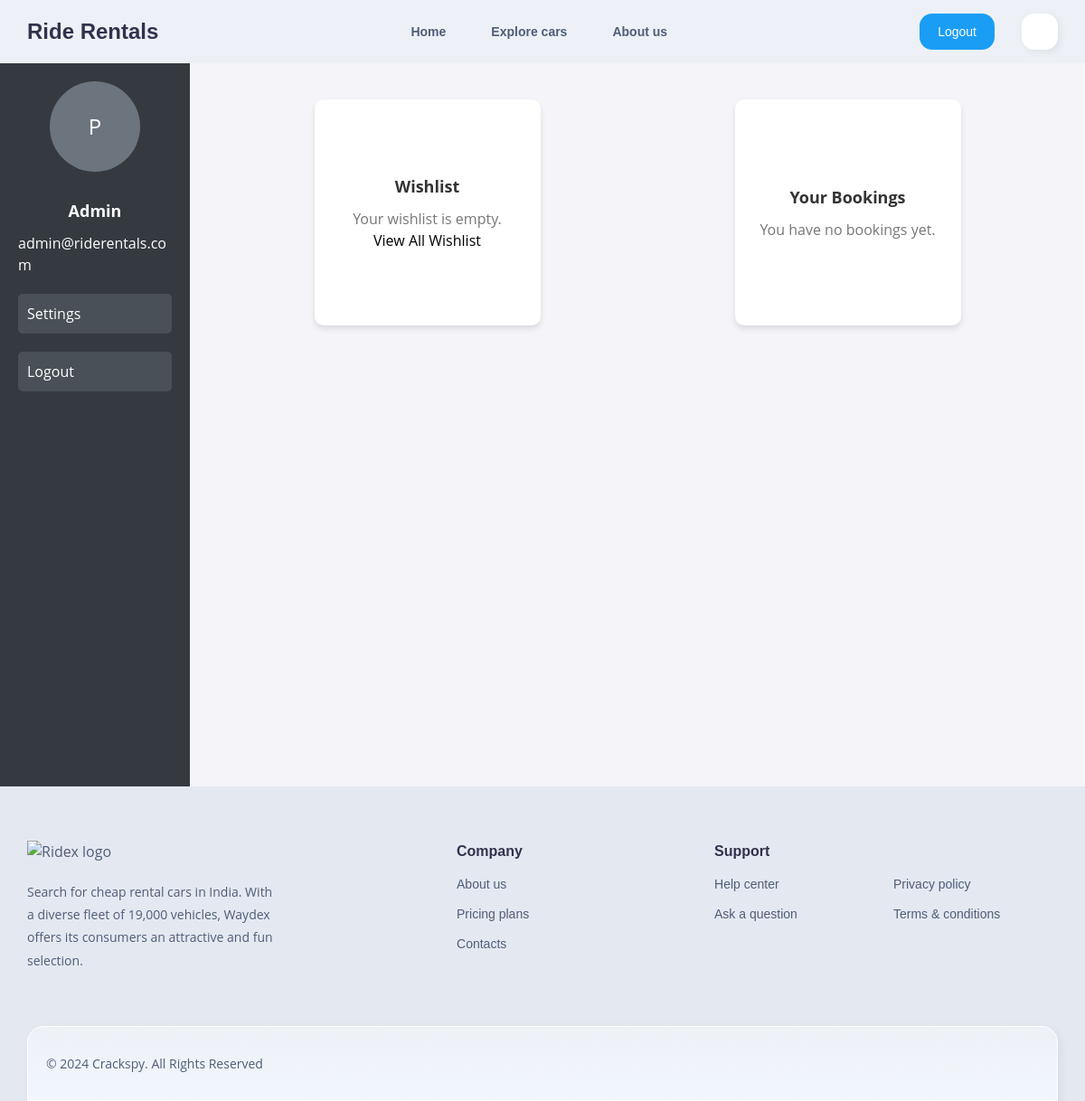
/profile/ (signed in), run on an earlier commit of the app's database.
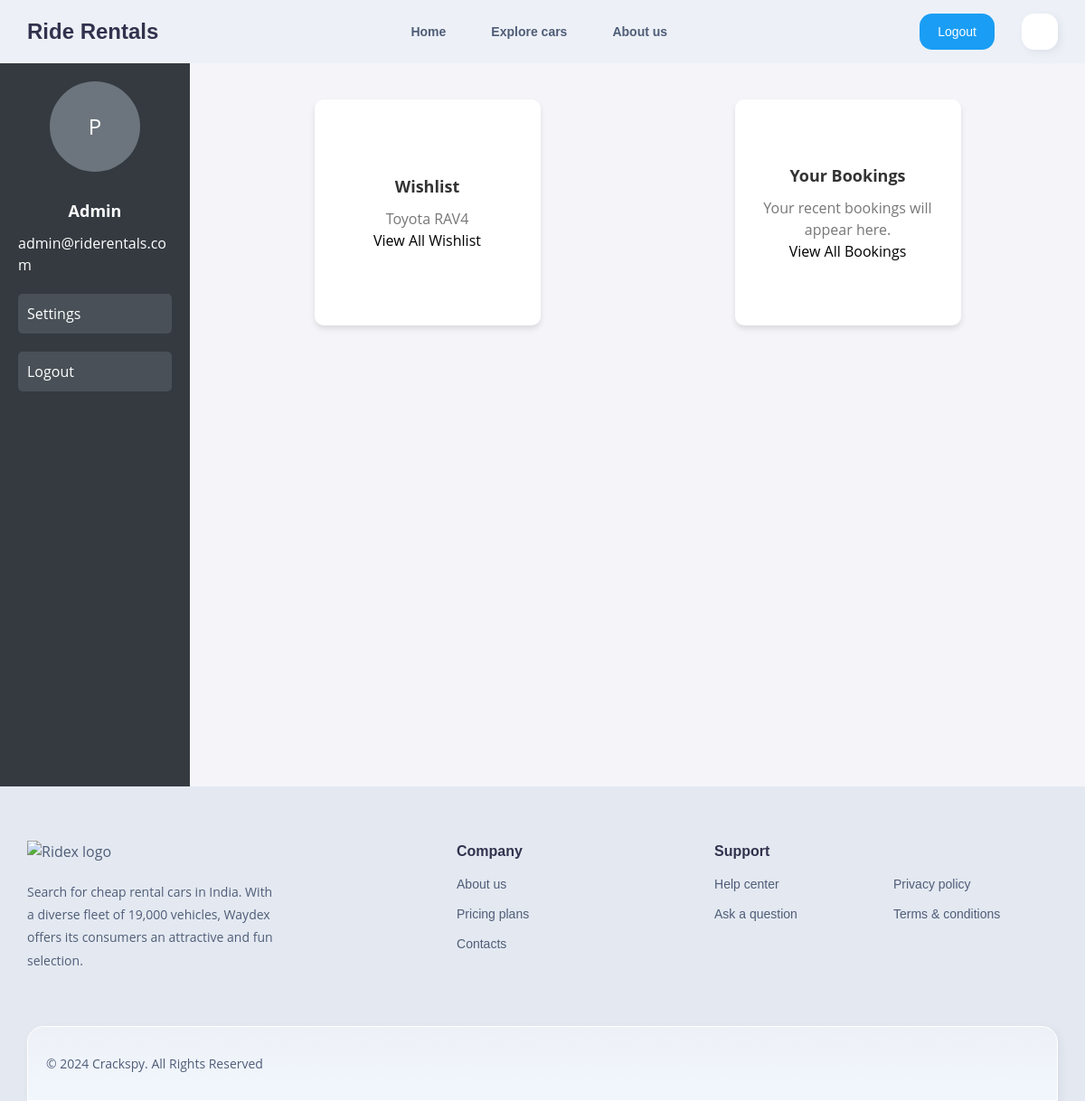
And on a later commit of the database.
### mainapp/models.py (models this page shows, shortened)
class Wishlist(models.Model):
    user = models.ForeignKey(User, on_delete=models.CASCADE)  # ForeignKey to User
    car = models.ForeignKey(Car_info, on_delete=models.CASCADE)  # ForeignKey to Car_info
    added_on = models.DateTimeField(auto_now_add=True)  # Timestamp when added to wishlist
    class Meta:
        unique_together = ('user', 'car')  # Ensures a user cannot add the same car twice

class Car_info(models.Model):
    img = models.ImageField(upload_to="car_pics")
    name = models.CharField(max_length=50)
    year = models.IntegerField(default=2024)
    capacity = models.IntegerField(null=False)
    mileage = models.FloatField(null=False)
    engine = models.CharField(max_length=20)
    gear = models.CharField(max_length=20)
    available = models.BooleanField(default=True)
    price = models.FloatField(default=0.0)
    slug = models.SlugField(max_length=100, unique=True, blank=True)  # Adjust length as needed

### mainapp/views.py (the view)
# urls.py: path('profile/', views.profile_dashboard, name='profile'),
@login_required
def profile_dashboard(request):
    user = request.user
    bookings = Booking.objects.filter(cus_username=user)  # Fetch bookings associated with the user
    wishlist_items = Wishlist.objects.filter(user=user)  # Fetch wishlist items
    return render(request, 'mainapp/profile.html', {
        'user': user,
        'bookings': bookings,
        'wishlist_item': wishlist_items.first(),  # Assuming only one item is shown as an example
        'all_wishlist_items': wishlist_items,
    })

### templates/mainapp/profile.html (shortened to what this page needs)
{% extends 'mainapp/base.html' %}
{% load static %}
{% block content %}
  <div class="dashboard-container">
    <div class="sidebar">
      <div class="profile-icon">P</div>
      <h5 class="usrname m-b-10 fz-18">{{ user.username| title }}</h5>
      <p class="email m-b-10">{{ user.email }}</p>
      <button>Settings</button>
      <button>Logout</button>
    </div>
    <div class="content">
      <div class="card">
        <h5>Wishlist</h5>
        {% if wishlist_item %}
          <p>{{ wishlist_item.car.name }}</p>
        {% else %}
          <p>Your wishlist is empty.</p>
        {% endif %}
        <button onclick="openWishlistPopup()">View All Wishlist</button>
      </div>
      <div class="card">
        <h5>Your Bookings</h5>
        {% if bookings %}
          <p>Your recent bookings will appear here.</p>
          <button onclick="openBookingPopup()">View All Bookings</button>
        {% else %}
          <p>You have no bookings yet.</p>
        {% endif %}
      </div>
    </div>
  </div>
{% endblock %}

What changed in the data, as far as the page shows it:
added Wishlist: car.name "Toyota RAV4"
Also different on the page:
text no longer shown: "Your wishlist is empty. You have no bookings yet."
text now shown: "Your recent bookings will appear here. View All Bookings"
